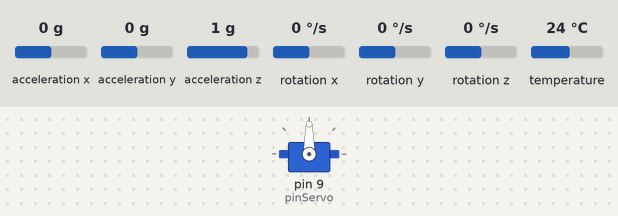
A sketch run on a simulated Arduino Leonardo, built with avr-gcc and run on an emulated ATmega32U4. Parts: servo. The test bench sets the inputs (shaded band); at power-on: acceleration y 0 g, acceleration z 1 g, rotation x 0 °/s, acceleration x 0 g, rotation y 0 °/s, rotation z 0 °/s, temperature 24 °C. What the sketch prints to the serial monitor is not drawn.

Above: at 1.3 s.
1.4 s: acceleration y set to -1.4 g
4.4 s: acceleration z set to -1.4 g
6.0 s: rotation x set to -192 °/s
At 8.9 s:
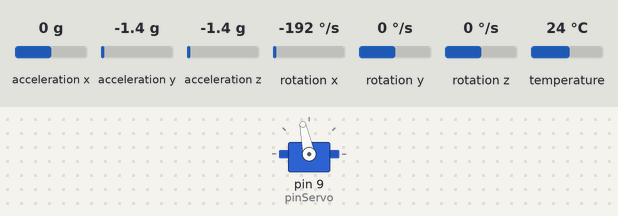
At 17.0 s:
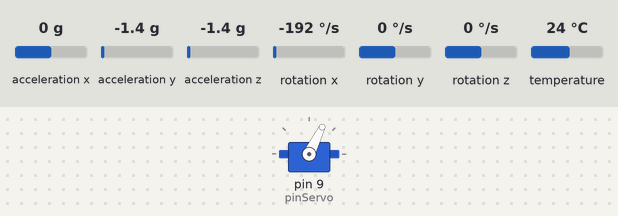
Timing chart, 0 to 34.3 s (numbered marks = the images above; inputs shaded):
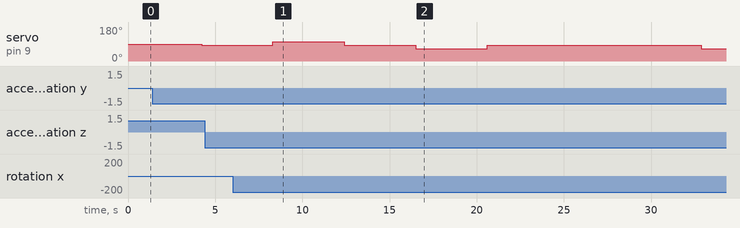

Measured:
- after the input at 4.4 s, every drawn part: stays the same

The sketch:

identificacion.ino
```cpp
// calibracion del giroscopio, lectura de la imu,
// estimacion de angulos, filtro complementario,
// envio de datos a simulink, movimiento de la barra con el servo

#include <Adafruit_MPU6050.h>
#include <Adafruit_Sensor.h>
#include <Wire.h>
#include <Servo.h>

#define SERVO_HORIZONTAL 1400
const int pinServo = 9;

Servo obj_servo;
Adafruit_MPU6050 mpu;

unsigned long tiempo1;
unsigned long tiempo2;
const int T = 20000; // periodo en us
int t_delay = 0;
float dif = 0;


void setup(void) {
  Serial.begin(115200);
  while (!Serial)
    delay(10); // will pause Zero, Leonardo, etc until serial console opens

  Serial.println("Adafruit MPU6050 test!");

  // Try to initialize!
  if (!mpu.begin()) {
    Serial.println("Failed to find MPU6050 chip");
    while (1) {
      delay(10);
    }
  }
  Serial.println("MPU6050 Found!");

  mpu.setAccelerometerRange(MPU6050_RANGE_8_G);

  mpu.setGyroRange(MPU6050_RANGE_500_DEG);

  mpu.setFilterBandwidth(MPU6050_BAND_44_HZ);

  delay(100);

  // Calibrar giroscopio
  float wx_acc = 0; // velocidad angular acumulada en x
  sensors_event_t a, g, temp;
  for (int i = 0; i==10; i++){
    mpu.getEvent(&a, &g, &temp);
    wx_acc = wx_acc + g.gyro.x;
    delay(20);
  };
  //wx_prom = wx_acc / 100.0;

  // inicializar servo
  obj_servo.attach(pinServo);

}

void loop() {

  tiempo1 = micros();

  // obtener mediciones
  sensors_event_t a, g, temp;
  mpu.getEvent(&a, &g, &temp);

  // filtro complementario
  const float R = 0.93;
  static float alpha_g_inicial = 0;
  static float alpha_g_comp = alpha_g_inicial + g.gyro.x * 0.02; // estimacion del angulo basada en el giroscopio para el filtro complementario
  static float alpha_a_comp = atan2(a.acceleration.y, a.acceleration.z); // estimacion del angulo basada en el acelerometro para el filtro complementario
  float alpha_f; // estimacion del filtro complementario
  alpha_f = alpha_g_comp*R + alpha_a_comp*(1-R);
  alpha_g_comp = alpha_f + g.gyro.x * 0.02;// - wx_prom;
  alpha_a_comp = atan2(a.acceleration.y, a.acceleration.z);


  // controlar la frecuencia de muestreo
  tiempo2 = micros();
  dif = tiempo2 - tiempo1;
  t_delay = T - dif;
  if(t_delay >= 16383){
    delay(10);
    delayMicroseconds(t_delay-10000);
  };

  // mover servo cada ~ 200 * 20ms = 4s
  static int counter = 0;
  static int counter2 = 0;
  static int counter3 = 0;
  static int counter4 = 0;

  static float angulo = 0;
  if(counter >= 200){
    obj_servo.writeMicroseconds(1400);
    counter = 0;
    angulo = 0;
  };
  if(counter2 >= 400){
     obj_servo.writeMicroseconds(1600);
     counter2 = 0;
     angulo = 10;
  };
  if(counter3 >= 600){
    obj_servo.writeMicroseconds(1400);
    counter3 = 0;
    angulo = 0;
  };
  if(counter4 >= 800){
     obj_servo.writeMicroseconds(1200);
     counter4 = 0;
     angulo = -10;
  };
  counter++;
  counter2++;
  counter3++;
  counter4++;

  float datos[3] = {alpha_f, angulo,1};
  matlab_send_2(datos, 3);

}


void matlab_send_2(float datos[], int n) {
  Serial.write("abcd");

  for (int i = 0; i < n; i++) {
    byte *b = (byte *)&datos[i];
    Serial.write(b, 4);
  };
}


void inicio_servo(){
  obj_servo.writeMicroseconds(1400);
}
```
